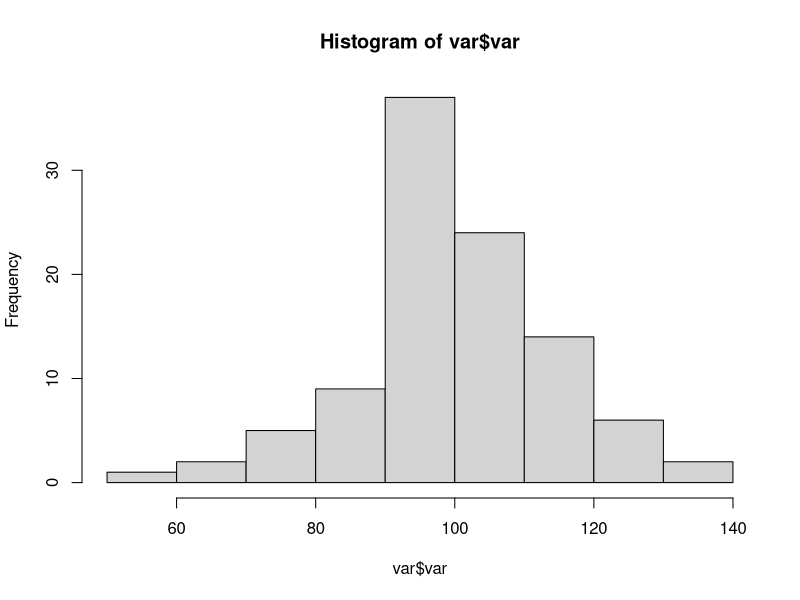
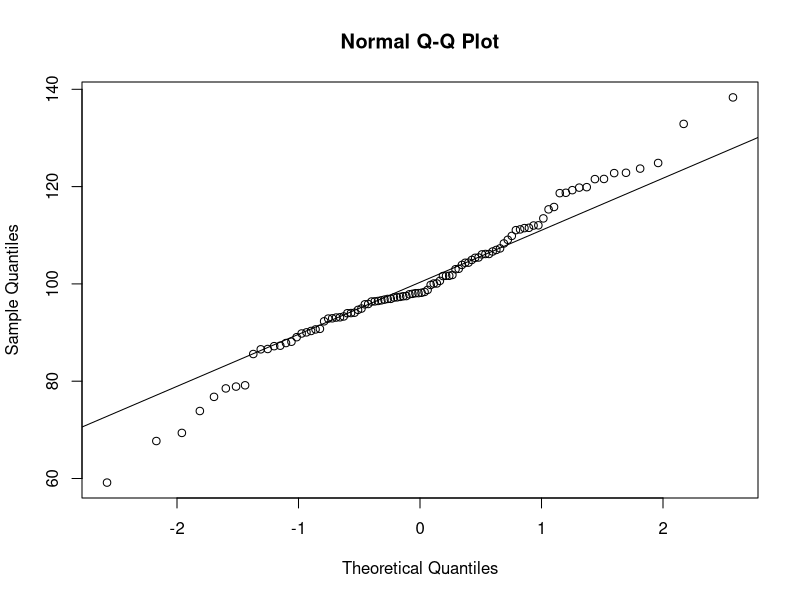

Generate these figures, in order, with R:

#Calculations with one sample (Z scores and one-sample t tests)

library(MASS) #to create the randomized datasets

#Assumptions: data are normally distributed (left-right symmetrical and distributed in the shape of a normal curve). 

#Create a normal distribution of 100 values with a mean of 100 and a standard deviation of 15.  

var <- rnorm(100, 100, 15) #n = 100, mean = 100, sd = 15

var <- as.data.frame(var)

n <- 100

#Confirm that the mean is approximately 100, that the standard deviation is approximately 15 and 
#visualize to confirm that the distribution is approximately in the shape of a normal curve. 
sample_mean <- mean(var$var)
sample_standard_deviation <- sd(var$var)
hist(var$var)
qqnorm(var$var)
qqline(var$var) #If the Q-Q plot follows a straight line, then the distribution is normal.

#Assume that this sample was randomly drawn from an underlying population 
#and that the population mean and standard deviation are already known. 
#Compute a z score for the sample. 

population_mean <- 100
population_standard_deviation <- 15

z = (sample_mean - population_mean)/population_standard_deviation #Should be very close to 0, showing that the sample 
#mean is consistent with the population mean. 

#Compute the 95% CI with the critical z value of 1.96. 
upper_bound <- sample_mean + 1.96*population_standard_deviation/n
lower_bound <- sample_mean - 1.96*population_standard_deviation/n


#Now, assume that the sample and population mean may be different. 
#In this case, we already have a hypothesized population mean of 90. 
#Conduct a t test to see whether the sample mean is significantly different from the population mean.

#Set a hypothesized population mean that might be different from the sample mean.
#The population standard deviation in this case is unknown. 
population_mean <- 90


#Conduct a one-sample t-test
t <- (sample_mean - population_mean) / (sample_standard_deviation/sqrt(n))
p <- 2*pt(-abs(t),df= length(var$var)-1)

#Compute the 95% CI

#Compute the critical t value 
crit_t <- qt(1-.05/2, length(var$var)-1) #.05 is the alpha

#Compute the upper and lower bounds of the confidence interval. 
upper_bound <- sample_mean + crit_t*sample_standard_deviation/sqrt(n)
lower_bound <- sample_mean - crit_t*sample_standard_deviation/sqrt(n)


#Check your answers.

t.test(var$var, mu = population_mean, alternative = "two.sided")
